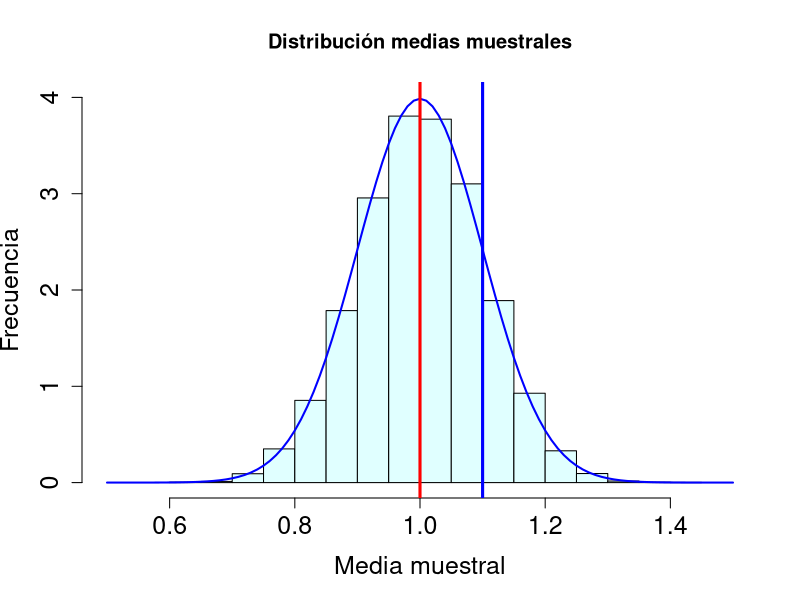
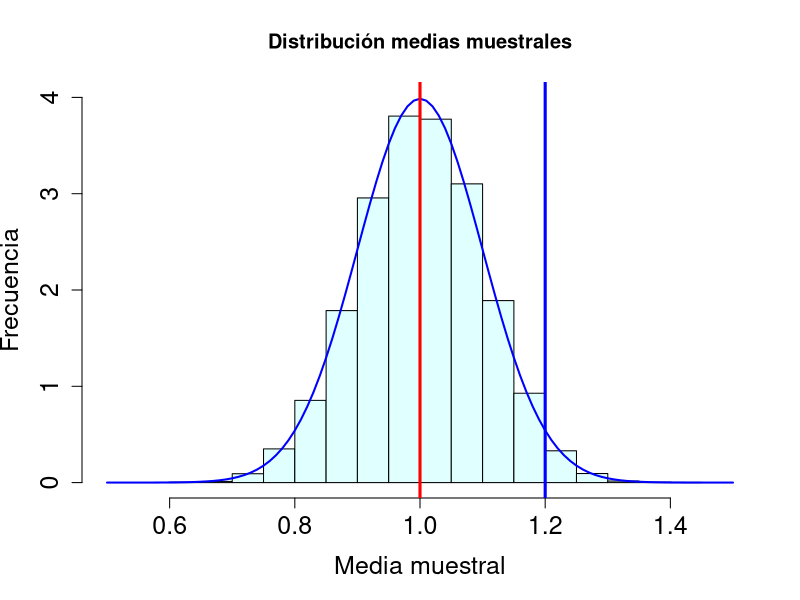
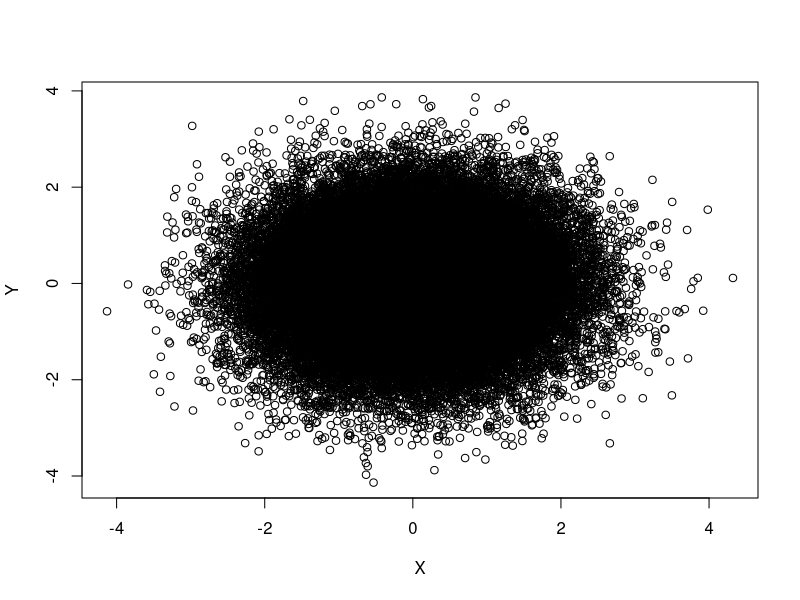

Write R code to recreate these figures, in order.
## ---- chunk 1
knitr::opts_chunk$set(echo = TRUE)
## ---- chunk 2
mediaMuestral=function(n){
  muestra=rnorm(n,1,1)
  media=mean(muestra)
  return(media)
}
m=10000
muchasMedias100=replicate(m,mediaMuestral(100))

hist(muchasMedias100,xlab="Media muestral", ylab="Frecuencia", col="lightcyan",
     xlim=c(0.5,1.5),freq=FALSE,ylim=c(0,4),
     main="Distribución medias muestrales", cex.lab = 1.5,
     cex.axis = 1.5)
curve(dnorm(x,1,sd(muchasMedias100)),xlim=c(0.5,1.5),col="blue",lwd=2,add=TRUE)
abline(v=1 , col="red", lwd=3)
abline(v=1.1, col="blue", lwd=3)
## ---- chunk 3

hist(muchasMedias100,xlab="Media muestral", ylab="Frecuencia", col="lightcyan",
     xlim=c(0.5,1.5),freq=FALSE,ylim=c(0,4),
     main="Distribución medias muestrales", cex.lab = 1.5,
     cex.axis = 1.5)
curve(dnorm(x,1,sd(muchasMedias100)),xlim=c(0.5,1.5),col="blue",lwd=2,add=TRUE)
abline(v=1 , col="red", lwd=3)
abline(v=1.2, col="blue", lwd=3)
## ---- chunk 4
gen.corr.data<- function(rho,n){
# first step: generate two normal random variables from normal distrbution
set.seed(123) 
X <- rnorm(n)
X2 <- rnorm(n)
 
# second step generate the correlated variable
 
Y<- rho*X + sqrt(1-rho^2)*X2
result <-cbind(X,Y)
return(result)
}

muestra<-gen.corr.data(0.01,50000)
plot(muestra)
dat<- as.data.frame(muestra)
# cor.test(dat$x1, dat$x3)

